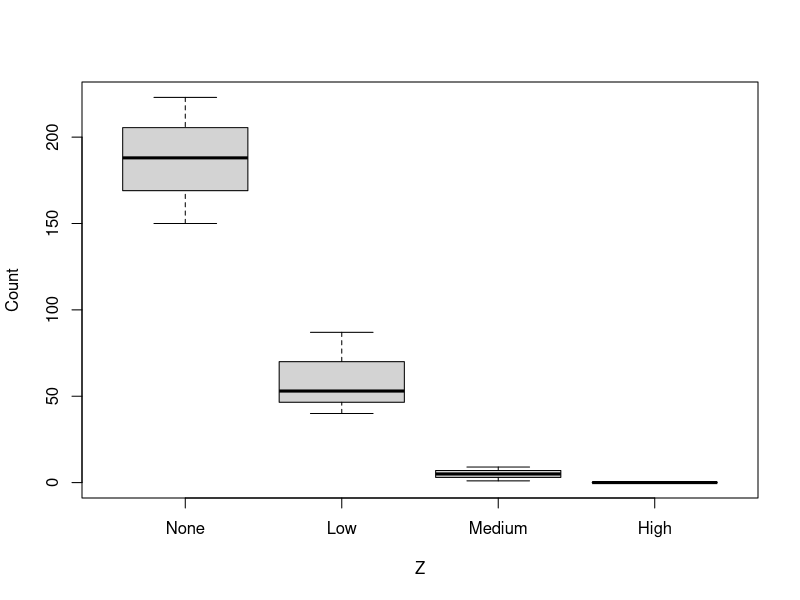
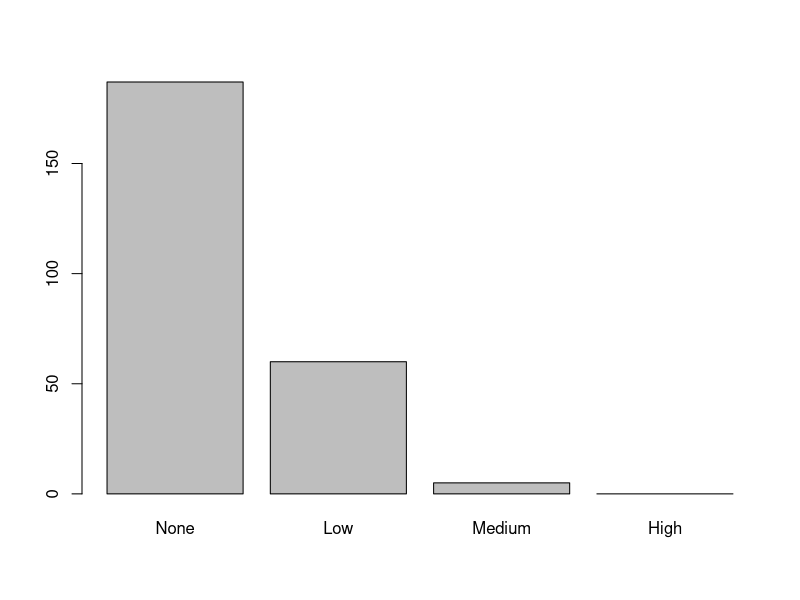

Write R code to recreate these figures, in order.
# Load data, order Z and plot
colony<-read.csv("2.1_colony_trial.csv")
colony$Z<-factor(colony$Z,c("None","Low","Medium","High"))
plot(Count~Z,colony)

# Analysis of Variance
colony.aov<-aov(Count~Z,colony)
print(summary(colony.aov))

#mean(colony[colony$Z=="None",]$Count)
#mean(colony[colony$Z=="Low",]$Count)
#mean(colony[colony$Z=="Medium",]$Count)
#mean(colony[colony$Z=="High",]$Count)

#for (z in levels(colony$Z)) {
#    print(mean(colony[colony$Z==z,]$Count))
#}

# Calculate group means
colony.means<-tapply(colony$Count,colony$Z,mean)
print(colony.means)
barplot(colony.means)